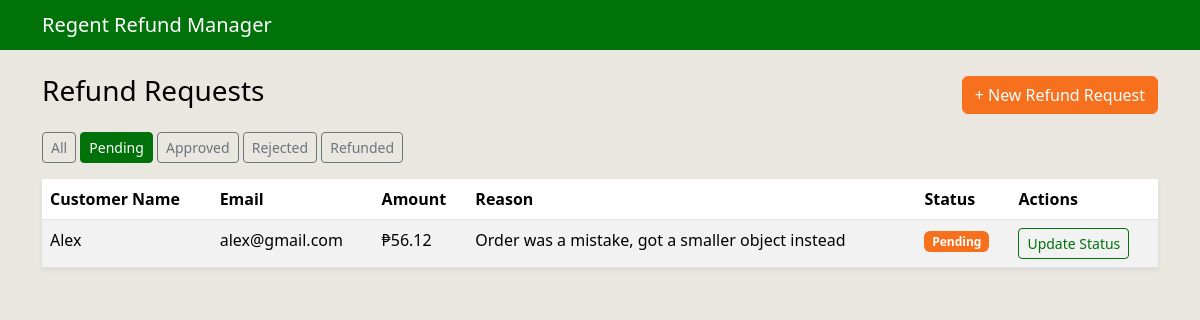
Screenshot of /refunds/?status=PENDING with the database file from the repository.
### refunds/models.py (models this page shows, shortened)
class RefundRequest(models.Model):
    class Status(models.TextChoices):
        PENDING = "PENDING", "Pending"
        APPROVED = "APPROVED", "Approved"
        REJECTED = "REJECTED", "Rejected"
        REFUNDED = "REFUNDED", "Refunded"
    customer_name = models.CharField(max_length=200)
    customer_email = models.EmailField()
    refund_amount = models.DecimalField(max_digits=10, decimal_places=2) # decimal and not float as money is involved here
    reason = models.TextField()
    status = models.CharField(
        max_length=20,
        choices=Status.choices,
        default=Status.PENDING, # every new request starts with pending first as its default status
    )
    created_at = models.DateTimeField(auto_now_add=True)
    updated_at = models.DateTimeField(auto_now=True)
    class Meta:
        ordering = ["-created_at"] #newest requests will be shown first in the list

### refunds/views.py (the view)
# urls.py: path("", views.request_list, name="request_list"),
def request_list(request):
    status_filter = request.GET.get("status")
    requests = RefundRequest.objects.all()
    if status_filter:
        requests = requests.filter(status=status_filter)
    context = {
        "requests": requests,
        "status_choices": RefundRequest.Status.choices,
        "selected_status": status_filter,
    }
    return render(request, "refunds/request_list.html", context)

### refunds/templates/refunds/request_list.html (shortened to what this page needs)
{% extends "refunds/base.html" %}
{% block content %}
<div class="d-flex justify-content-between align-items-center mb-3">
    <h1 class="h3">Refund Requests</h1>
    <a href="{% url 'refunds:request_create' %}" class="btn btn-brand">+ New Refund Request</a>
</div>
<div class="mb-3">
    <a href="{% url 'refunds:request_list' %}" class="btn btn-sm btn-outline-secondary {% if not selected_status %}active{% endif %}">All</a>
    {% for value, label in status_choices %}
        <a href="{% url 'refunds:request_list' %}?status={{ value }}" class="btn btn-sm btn-outline-secondary {% if selected_status == value %}active{% endif %}">{{ label }}</a>
    {% endfor %}
</div>
<table class="table table-striped table-hover bg-white shadow-sm">
    <thead>
        <tr>
            <th>Customer Name</th>
            <th>Email</th>
            <th>Amount</th>
            <th>Reason</th>
            <th>Status</th>
            <th>Actions</th>
        </tr>
    </thead>
    <tbody>
        {% for r in requests %}
        <tr>
            <td>{{ r.customer_name }}</td>
            <td>{{ r.customer_email }}</td>
            <td>₱{{ r.refund_amount }}</td>
            <td>{{ r.reason }}</td>
            <td><span class="badge status-{{ r.status|lower }}">{{ r.get_status_display }}</span></td>
            <td><a href="{% url 'refunds:request_update_status' r.pk %}" class="btn btn-sm btn-outline-primary">Update Status</a></td>
        </tr>
        {% empty %}
        <tr><td colspan="6" class="text-center text-muted">No refund requests found yet.</td></tr>
        {% endfor %}
    </tbody>
</table>
{% endblock %}

### refunds/templates/refunds/base.html (style rules this page uses)
:root { --brand-bg: #eae6e0; --brand-orange: #f7701e; --brand-green: #007209; }
body { background-color: var(--brand-bg); color: #000; }
.btn-brand { background-color: var(--brand-orange); border-color: var(--brand-orange); color: #fff; }
a { color: var(--brand-green); }
.btn-outline-secondary.active { background-color: var(--brand-green); border-color: var(--brand-green); }
.btn-outline-primary { color: var(--brand-green); border-color: var(--brand-green); }
.status-pending { background-color: var(--brand-orange) !important; }

### rows the page displays
RefundRequest: customer_name "Alex", customer_email "alex@gmail.com", refund_amount "56.12", reason "Order was a mistake, got a smaller object instead", status "Pending"

### other values shown
{{ label }} "Pending" "Approved" "Rejected" "Refunded"
